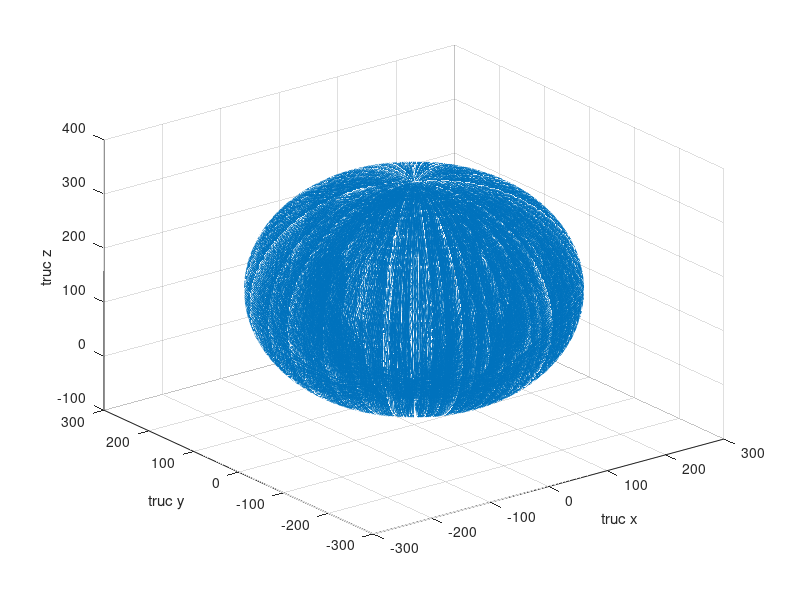

MATLAB code for this plot:
cc=1;
  for theta1= -120:1.125:120
    for theta2=-90:1.125:90
        for theta3=0.01:0.0125:0.07
         
                x(cc)=5*cos(theta1)*(15*cos(theta2 + theta3) + 25*cos(theta2) + 6);
                %x(cc)=0;
                y(cc)=5*sin(theta1)*(15*cos(theta2 + theta3) + 25*cos(theta2) + 6);
                %y(cc)=0;
                z(cc)=75*sin(theta2 + theta3) + 125*sin(theta2) + 150;
              cc=cc+1;  
            end
        end
  end
plot3(x,y,z)
hold on
grid on
xlabel('truc x')
ylabel('truc y')
zlabel('truc z')
